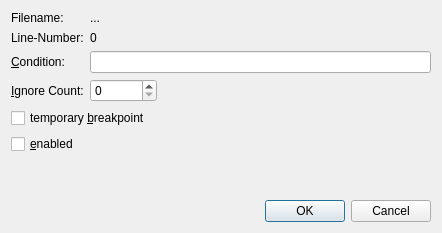
<?xml version="1.0" encoding="UTF-8"?>
<ui version="4.0">
 <class>DialogEditBreakpoint</class>
 <widget class="QDialog" name="DialogEditBreakpoint">
  <property name="windowModality">
   <enum>Qt::WindowModal</enum>
  </property>
  <property name="geometry">
   <rect>
    <x>0</x>
    <y>0</y>
    <width>442</width>
    <height>233</height>
   </rect>
  </property>
  <property name="windowTitle">
   <string>Edit Breakpoint</string>
  </property>
  <layout class="QGridLayout" name="gridLayout_2">
   <item row="0" column="0">
    <layout class="QVBoxLayout" name="verticalLayout_1">
     <item>
      <layout class="QGridLayout" name="gridLayout">
       <property name="sizeConstraint">
        <enum>QLayout::SetMaximumSize</enum>
       </property>
       <item row="0" column="0">
        <widget class="QLabel" name="label">
         <property name="text">
          <string>Filename:</string>
         </property>
        </widget>
       </item>
       <item row="0" column="1" colspan="3">
        <widget class="QLabel" name="lblFilename">
         <property name="text">
          <string>...</string>
         </property>
        </widget>
       </item>
       <item row="1" column="0">
        <widget class="QLabel" name="label_2">
         <property name="text">
          <string>Line-Number:</string>
         </property>
        </widget>
       </item>
       <item row="1" column="1" colspan="3">
        <widget class="QLabel" name="lblLineNr">
         <property name="text">
          <string>0</string>
         </property>
        </widget>
       </item>
       <item row="2" column="0">
        <widget class="QLabel" name="label_3">
         <property name="text">
          <string>&amp;Condition:</string>
         </property>
         <property name="buddy">
          <cstring>txtCondition</cstring>
         </property>
        </widget>
       </item>
       <item row="2" column="1" colspan="3">
        <widget class="QLineEdit" name="txtCondition"/>
       </item>
       <item row="3" column="0">
        <widget class="QLabel" name="label_4">
         <property name="text">
          <string>&amp;Ignore Count:</string>
         </property>
         <property name="buddy">
          <cstring>spinBoxIgnoreCount</cstring>
         </property>
        </widget>
       </item>
       <item row="3" column="3">
        <spacer name="horizontalSpacer_4">
         <property name="orientation">
          <enum>Qt::Horizontal</enum>
         </property>
         <property name="sizeHint" stdset="0">
          <size>
           <width>40</width>
           <height>20</height>
          </size>
         </property>
        </spacer>
       </item>
       <item row="4" column="0" colspan="3">
        <widget class="QCheckBox" name="checkTemporaryBP">
         <property name="text">
          <string>temporary &amp;breakpoint</string>
         </property>
        </widget>
       </item>
       <item row="4" column="3">
        <spacer name="horizontalSpacer_1">
         <property name="orientation">
          <enum>Qt::Horizontal</enum>
         </property>
         <property name="sizeHint" stdset="0">
          <size>
           <width>40</width>
           <height>20</height>
          </size>
         </property>
        </spacer>
       </item>
       <item row="5" column="0">
        <widget class="QCheckBox" name="checkEnabled">
         <property name="text">
          <string>&amp;enabled</string>
         </property>
        </widget>
       </item>
       <item row="5" column="1" colspan="3">
        <spacer name="horizontalSpacer_2">
         <property name="orientation">
          <enum>Qt::Horizontal</enum>
         </property>
         <property name="sizeHint" stdset="0">
          <size>
           <width>40</width>
           <height>20</height>
          </size>
         </property>
        </spacer>
       </item>
       <item row="3" column="1" colspan="2">
        <widget class="QSpinBox" name="spinBoxIgnoreCount">
         <property name="suffix">
          <string/>
         </property>
         <property name="maximum">
          <number>9999999</number>
         </property>
        </widget>
       </item>
      </layout>
     </item>
     <item>
      <spacer name="verticalSpacer">
       <property name="orientation">
        <enum>Qt::Vertical</enum>
       </property>
       <property name="sizeHint" stdset="0">
        <size>
         <width>20</width>
         <height>40</height>
        </size>
       </property>
      </spacer>
     </item>
     <item>
      <layout class="QHBoxLayout" name="horizontalLayout_1">
       <item>
        <spacer name="horizontalSpacer_3">
         <property name="orientation">
          <enum>Qt::Horizontal</enum>
         </property>
         <property name="sizeHint" stdset="0">
          <size>
           <width>40</width>
           <height>20</height>
          </size>
         </property>
        </spacer>
       </item>
       <item>
        <widget class="QDialogButtonBox" name="buttonBox">
         <property name="orientation">
          <enum>Qt::Horizontal</enum>
         </property>
         <property name="standardButtons">
          <set>QDialogButtonBox::Cancel|QDialogButtonBox::Ok</set>
         </property>
        </widget>
       </item>
      </layout>
     </item>
    </layout>
   </item>
  </layout>
 </widget>
 <tabstops>
  <tabstop>txtCondition</tabstop>
  <tabstop>spinBoxIgnoreCount</tabstop>
  <tabstop>checkTemporaryBP</tabstop>
  <tabstop>checkEnabled</tabstop>
 </tabstops>
 <resources/>
 <connections>
  <connection>
   <sender>buttonBox</sender>
   <signal>accepted()</signal>
   <receiver>DialogEditBreakpoint</receiver>
   <slot>accept()</slot>
   <hints>
    <hint type="sourcelabel">
     <x>384</x>
     <y>197</y>
    </hint>
    <hint type="destinationlabel">
     <x>353</x>
     <y>132</y>
    </hint>
   </hints>
  </connection>
  <connection>
   <sender>buttonBox</sender>
   <signal>rejected()</signal>
   <receiver>DialogEditBreakpoint</receiver>
   <slot>reject()</slot>
   <hints>
    <hint type="sourcelabel">
     <x>293</x>
     <y>197</y>
    </hint>
    <hint type="destinationlabel">
     <x>255</x>
     <y>132</y>
    </hint>
   </hints>
  </connection>
 </connections>
</ui>
